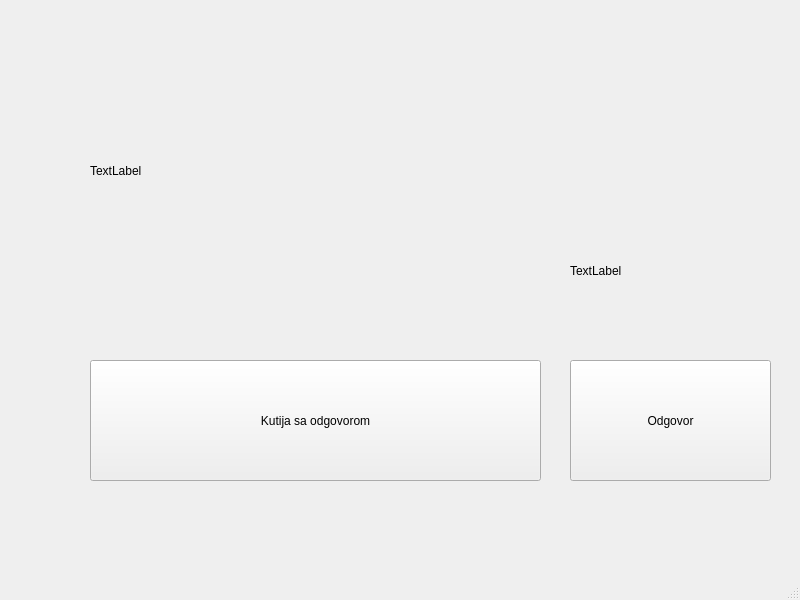
<?xml version="1.0" encoding="UTF-8"?>
<ui version="4.0">
 <class>MainWindow</class>
 <widget class="QMainWindow" name="MainWindow">
  <property name="geometry">
   <rect>
    <x>0</x>
    <y>0</y>
    <width>800</width>
    <height>600</height>
   </rect>
  </property>
  <property name="windowTitle">
   <string>MainWindow</string>
  </property>
  <widget class="QWidget" name="centralwidget">
   <widget class="QPushButton" name="Odgovor">
    <property name="geometry">
     <rect>
      <x>570</x>
      <y>360</y>
      <width>201</width>
      <height>121</height>
     </rect>
    </property>
    <property name="text">
     <string>Odgovor</string>
    </property>
   </widget>
   <widget class="QPushButton" name="Kutsaodg">
    <property name="geometry">
     <rect>
      <x>90</x>
      <y>360</y>
      <width>451</width>
      <height>121</height>
     </rect>
    </property>
    <property name="text">
     <string>Kutija sa odgovorom</string>
    </property>
   </widget>
   <widget class="QLabel" name="Prost_za_pit">
    <property name="geometry">
     <rect>
      <x>90</x>
      <y>10</y>
      <width>451</width>
      <height>321</height>
     </rect>
    </property>
    <property name="text">
     <string>TextLabel</string>
    </property>
   </widget>
   <widget class="QLabel" name="Response">
    <property name="geometry">
     <rect>
      <x>570</x>
      <y>230</y>
      <width>201</width>
      <height>81</height>
     </rect>
    </property>
    <property name="text">
     <string>TextLabel</string>
    </property>
   </widget>
  </widget>
  <widget class="QMenuBar" name="menubar">
   <property name="geometry">
    <rect>
     <x>0</x>
     <y>0</y>
     <width>800</width>
     <height>26</height>
    </rect>
   </property>
  </widget>
  <widget class="QStatusBar" name="statusbar"/>
 </widget>
 <resources/>
 <connections/>
</ui>
